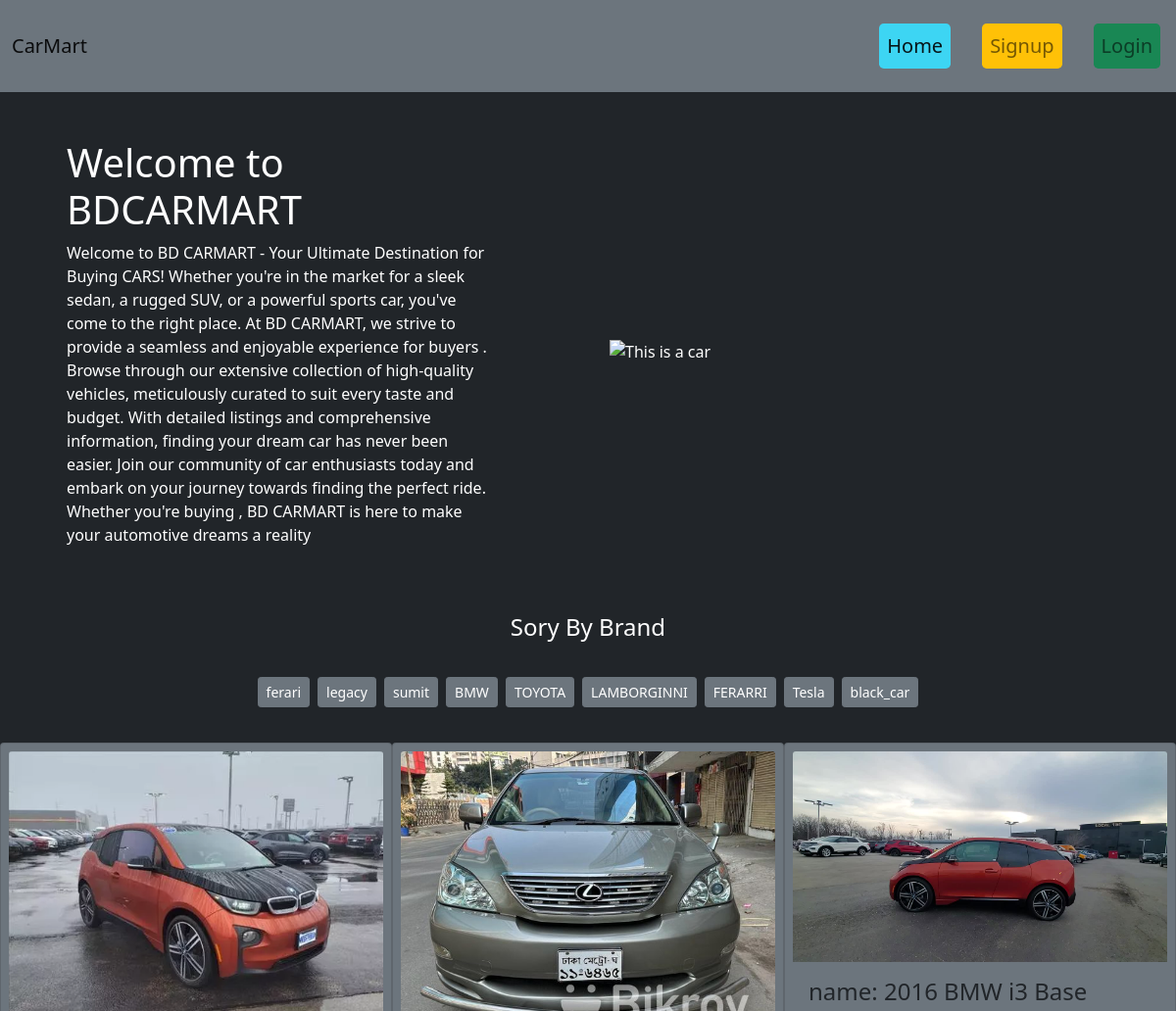
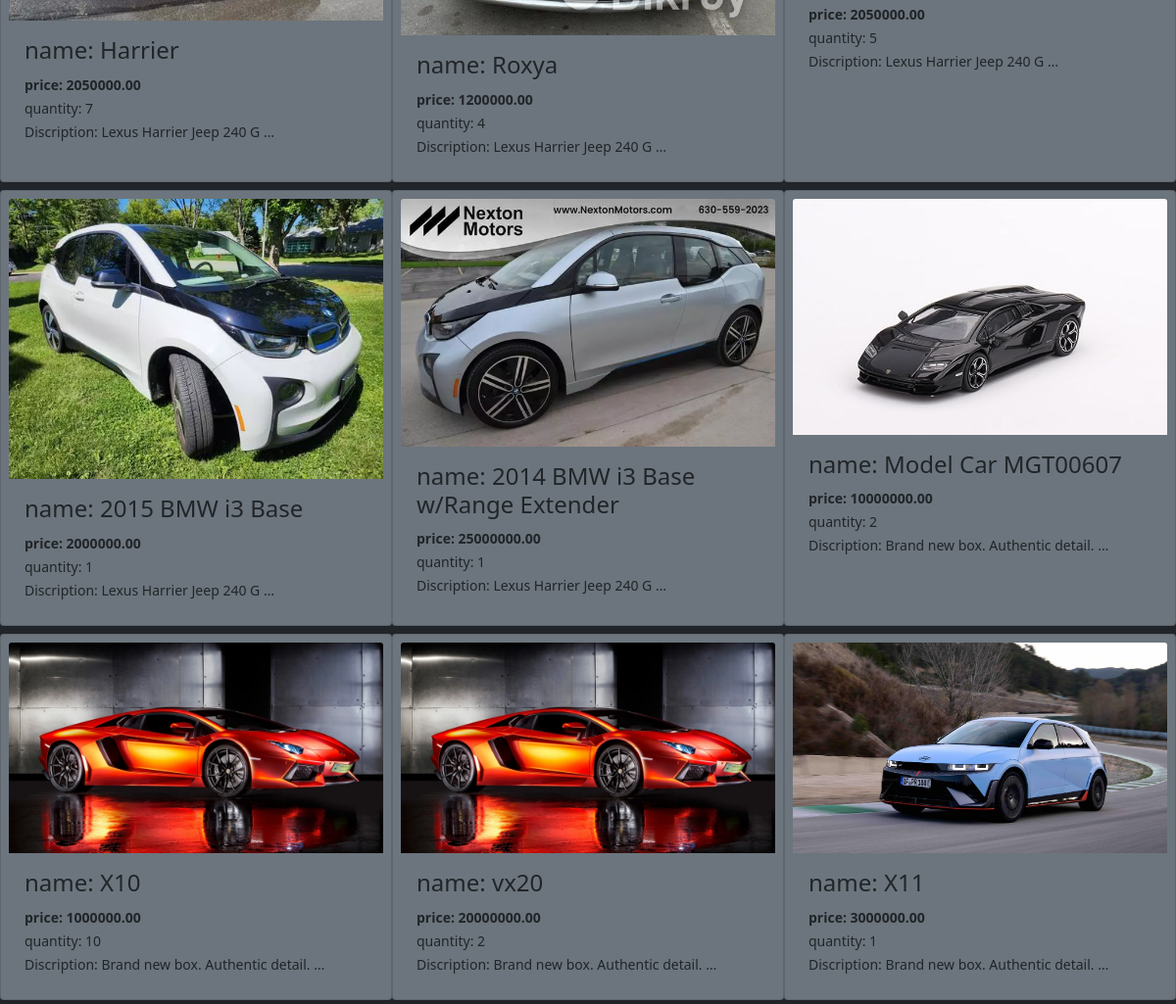
The page / on the database its author committed (2 pictures, top to bottom).
### car/models.py (models this page shows, shortened)
class BrandModel(models.Model):
    name=models.CharField(max_length=100)
    slug=models.SlugField(max_length=100,unique=True,blank=True,null=True)

class CarModel(models.Model):
    name=models.CharField(max_length=100)
    description=models.CharField(max_length=200000000)
    quantity=models.IntegerField()
    price= models.DecimalField(max_digits=10, decimal_places=2)
    brand_name=models.ForeignKey(BrandModel,on_delete=models.CASCADE,related_name='CarModel')
    image=models.ImageField(upload_to='image/uploads')

### carmart/views.py (the view)
# urls.py: 2. Add a URL to urlpatterns:  path('', views.home, name='home')
def home(request,category_slug=None):
    cars=CarModel.objects.all()
    brands=BrandModel.objects.all()
    if category_slug is not None:
        brand=BrandModel.objects.get(slug=category_slug)
        cars=CarModel.objects.filter(brand_name=brand)
    return render(request,'home.html',{'cars':cars,'brands':brands})

### templates/home.html (shortened to what this page needs)
{% extends "base.html" %}
{% load static %}
{% block content %}
{% if not user.is_authenticated  %}
<div class='row d-flex  justify-content-between flex-wrap align-items-center ms-2 p-5 gap-2'>
 <div class='col-lg-5'>
  <h1>Welcome to BDCARMART</h1>
  <p>
    Welcome to BD CARMART - Your Ultimate Destination for Buying CARS!
    Whether you're in the market for a sleek sedan, a rugged SUV, or a powerful sports car, you've come to the right place. At BD CARMART, we strive to provide a seamless and enjoyable experience for  buyers .
    Browse through our extensive collection of high-quality vehicles, meticulously curated to suit every taste and budget. With detailed listings and comprehensive information, finding your dream car has never been easier.
    Join our community of car enthusiasts today and embark on your journey towards finding the perfect ride. Whether you're buying , BD CARMART is here to make your automotive dreams a reality
  </p>
 </div>
 <div class='col-lg-6 align-items-center' >
    <img  src="{% static 'car1.jpg'%}" style='width:100%;' alt="This is a car">
 </div>
</div>
{% endif %}
   <div class='row  justify-content-evenly mt-1 mb-1 m-auto'>
      <h4 class='text-center'>Sory By Brand</h4>
      <div class='d-flex flex-wrap p-4 justify-content-center'>
         {% for brand in brands%}
          <a href="{% url 'brand' brand.slug%}" class='btn m-1 btn-secondary btn-sm text-white text-decoration-none'>
            {{brand.name}}
          </a>
          {% endfor%}
      </div>
   {% for car in cars %}
   <div class="card  text-dark bg-secondary col-4  mt-2 p-2 justify-content-center" style="width:25rem;">
    <img src="{{car.image.url}}" class="card-img-top" alt="...">
    <div class="card-body">
        <a href="{% url 'details' car.id%}" class='text-decoration-none text-dark'> <h4>name: {{car.name}}</h4></a>
        <small><b>price: {{car.price}}</b><br>
         quantity: {{car.quantity}} <br>
        Discription: {{car.description | truncatewords:5}}</small> <br>
    </div>
  </div>
   {% endfor %}
</div>
{% endblock content %}

### templates/base.html (shortened to what this page needs)
<!DOCTYPE html>
{% load static %}
<html lang="en">
<head>
    <link href="https://cdn.jsdelivr.net/npm/bootstrap@5.0.2/dist/css/bootstrap.min.css" rel="stylesheet">
    <link rel="stylesheet" href="{% static 'style.css'%}">
</head>
<body class='bg-dark text-white'>
    <nav class="navbar  navbar-expand-lg navbar-light justify-content-between bg-secondary">
        <div class="container-fluid">
          <a class="navbar-brand" href="{% url 'home'%}">CarMart</a>
          </div>
          <div>
          <div class="collapse navbar-collapse" id="navbarSupportedContent">
            <ul class="navbar-nav me-auto mb-2 mb-lg-0">
              <li class="nav-item">
                <a class="nav-link active btn-lg btn-info m-3" aria-current="page" href="{% url 'home'%}">Home</a>
              </li>
              {% if not user.is_authenticated %}
              <li class="nav-item m-3">
                <a class="nav-link  btn-lg btn-warning" href="{% url 'registration'%}">Signup</a>
              </li>
              <li class="nav-item m-3 ">
                <a class="nav-link btn-lg  btn-success" href="{% url 'login'%}">Login</a>
              </li>
            </ul>
          {% endif %}
        </div>
      </nav>
      {% block content %}{% endblock content %}
</body>
</html>

### static/style.css (style rules this page uses)
* { margin: 0px; padding: 0px; }

### rows shown on the page
BrandModel: name "ferari"
BrandModel: name "legacy"
BrandModel: name "sumit"
BrandModel: name "BMW"
BrandModel: name "TOYOTA"
BrandModel: name "LAMBORGINNI"
BrandModel: name "FERARRI"
BrandModel: name "Tesla"
BrandModel: name "black_car"
CarModel: image (picture), name "Harrier", price "2050000.00", quantity "7", description "Lexus Harrier Jeep 240 G …"
CarModel: image (picture), name "Roxya", price "1200000.00", quantity "4", description "Lexus Harrier Jeep 240 G …"
CarModel: image (picture), name "2016 BMW i3 Base", price "2050000.00", quantity "5", description "Lexus Harrier Jeep 240 G …"
CarModel: image (picture), name "2015 BMW i3 Base", price "2000000.00", quantity "1", description "Lexus Harrier Jeep 240 G …"
CarModel: image (picture), name "2014 BMW i3 Base w/Range Extender", price "25000000.00", quantity "1", description "Lexus Harrier Jeep 240 G …"
CarModel: image (picture), name "Model Car MGT00607", price "10000000.00", quantity "2", description "Brand new box. Authentic detail. …"
CarModel: image (picture), name "X10", price "1000000.00", quantity "10", description "Brand new box. Authentic detail. …"
CarModel: image (picture), name "vx20", price "20000000.00", quantity "2", description "Brand new box. Authentic detail. …"
CarModel: image (picture), name "X11", price "3000000.00", quantity "1", description "Brand new box. Authentic detail. …"
